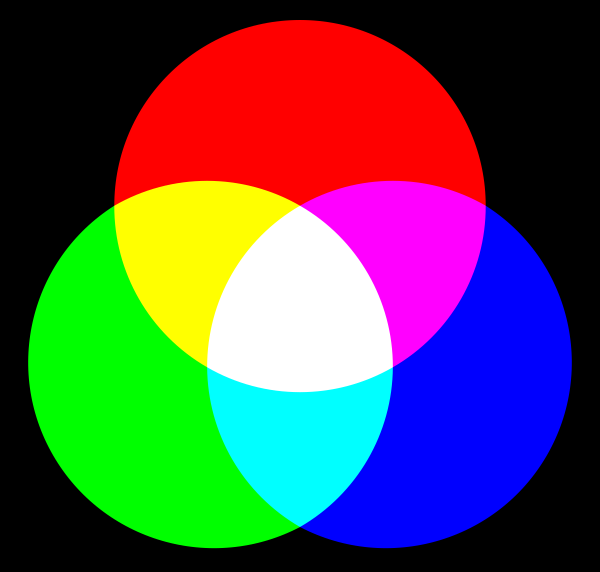
#> input picture Tutorial2D/RGB.png, 1200 x 1143 px (shown at 1/2 size)
$ python 8_Detectar_Contornos.py
#> lines starting #> are read from the running program, lines starting #| are printed output that depends on the picture; after the words box and inside, x2 and y2 are one past the last pixel; in counts of white or black regions, pixels touching at a corner belong together
# Librerías
import cv2
import numpy as np


## PRIMERO


umbB_abajo = np.array([100,100,20],np.uint8)
umbB_arriba = np.array([125,255,255],np.uint8)

bgr = cv2.imread("RGB.png")
#> bgr is the input picture: shape (1143, 1200, 3); mean B, G, R 78.4, 78.4, 80.8

# Aplicamos las máscaras en HSV (solo queremos lo azul)
hsv=cv2.cvtColor(bgr,cv2.COLOR_BGR2HSV)
#> hsv: shape (1143, 1200, 3); mean H, S, V 38, 143.1, 160.9
maskB=cv2.inRange(hsv,umbB_abajo,umbB_arriba)   # Da un 1 en los pixeles que el se encuentren entre los umbrales
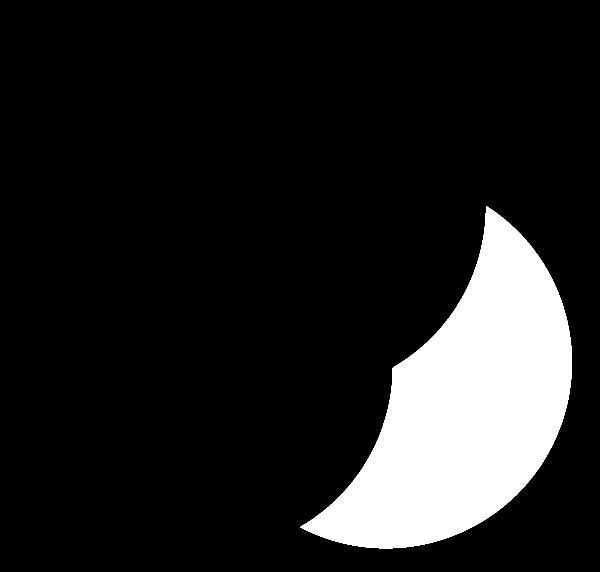
#> maskB: shape (1143, 1200) (shown at 1/2 size); 13.1% white; 1 white region

# Obtenemos los contornos de la mascara
contornos,_ = cv2.findContours(maskB, cv2.RETR_EXTERNAL,cv2.CHAIN_APPROX_SIMPLE)
#> contornos = 1 contour; box (x1, y1, x2, y2) and area: (600, 412, 1144, 1097) 179453
cv2.drawContours(bgr,contornos, -1 ,(255,255,255), 3)   # Se dibujan todos (-1) los contornos en la imagen (bgr) de color blanco (255*3 y de 3 de grosor
#> bgr: shape (1143, 1200, 3); 0.62% of pixels changed, all inside (x1, y1, x2, y2) = (598, 410, 1146, 1099)

# Mostrar imagenes
cv2.imshow("Contorno", bgr)
cv2.imshow("MascaraRed",maskB)

cv2.waitKey(0)
cv2.destroyAllWindows()


## SEGUNDO


im = cv2.imread("RGB.png")

im_gray = cv2.cvtColor(im, cv2.COLOR_BGR2GRAY)
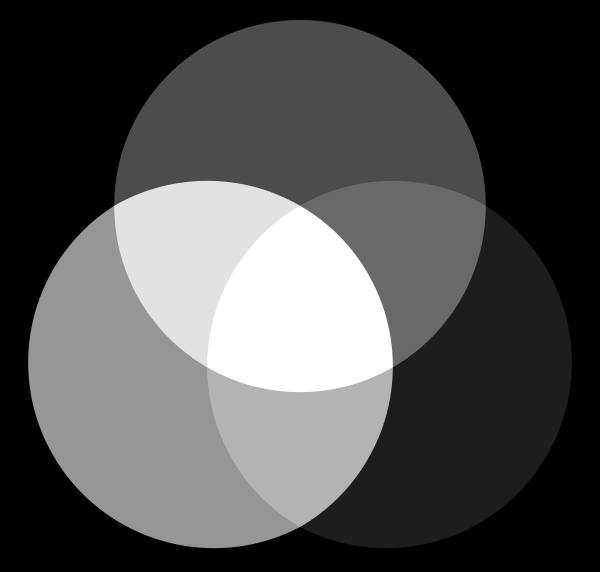
#> im_gray: shape (1143, 1200) (shown at 1/2 size); min 0, max 255, mean 79.1

im_canny = cv2.Canny(im_gray, 0, 100)   # Da una imagen binarizada en la que solo se encuentran bordes.
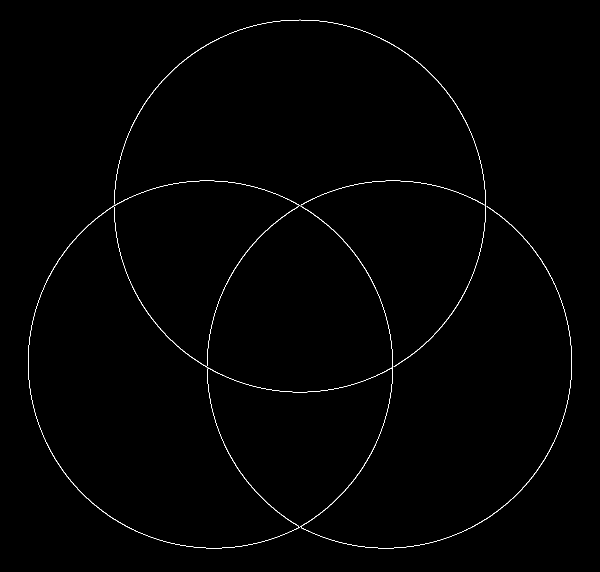
#> im_canny: shape (1143, 1200) (shown at 1/2 size); 0.58% white in thin lines or dots, all inside (x1, y1, x2, y2) = (56, 39, 1144, 1097)

contornos,_ = cv2.findContours(im_canny, cv2.RETR_EXTERNAL,cv2.CHAIN_APPROX_SIMPLE) # Obtiene los contornos de la imagen binarizada
#> contornos = 4 contours; box (x1, y1, x2, y2) and area: (56, 361, 787, 1097) 421808, (228, 39, 972, 734) 417, (602, 413, 1144, 1097) 263, (602, 361, 969, 411) 25

cv2.drawContours(im, contornos, -1 ,(255,255,255), 3)
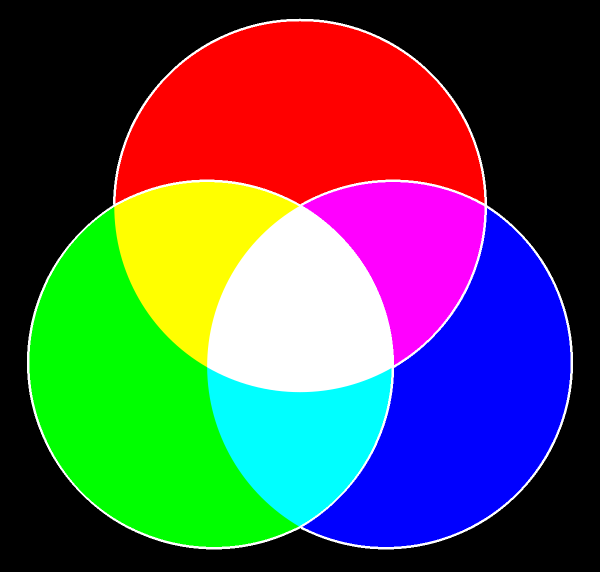
#> im: shape (1143, 1200, 3) (shown at 1/2 size); 1.78% of pixels changed, all inside (x1, y1, x2, y2) = (54, 37, 1146, 1099)

cv2.imshow("Canny", im_canny)
cv2.imshow("Contorno", im)

cv2.waitKey(0)
cv2.destroyAllWindows()


## TERCERO


cap = cv2.VideoCapture(0)

while True:
    ret, frame = cap.read()
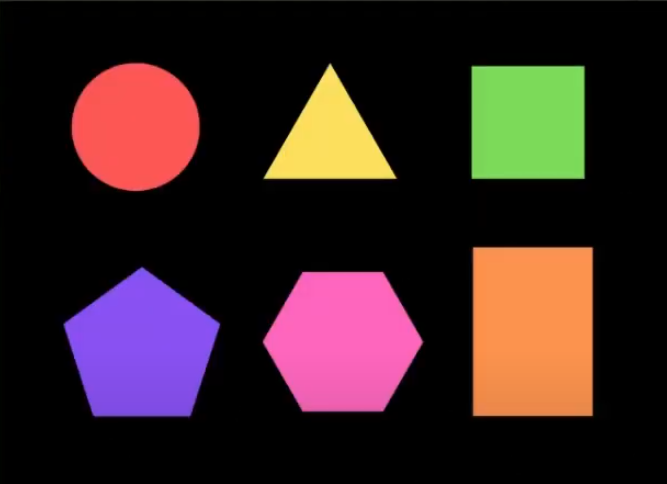
#> input picture Tutorial2D/Figuras.png, 667 x 484 px, given in place of the camera
#> frame is the input picture: shape (484, 667, 3); mean B, G, R 35.9, 35.9, 56.6

    if not ret:
        print("Error de Lectura")
        break

    # Aplicamos las máscaras en HSV (solo queremos lo azul)
    frame_hsv=cv2.cvtColor(frame,cv2.COLOR_BGR2HSV)
#> frame_hsv: shape (484, 667, 3); mean H, S, V 24.6, 64.2, 65.5
    frame_maskB=cv2.inRange(frame_hsv,umbB_abajo,umbB_arriba)   # Da un 1 en los pixeles que el se encuentren entre los umbra[les
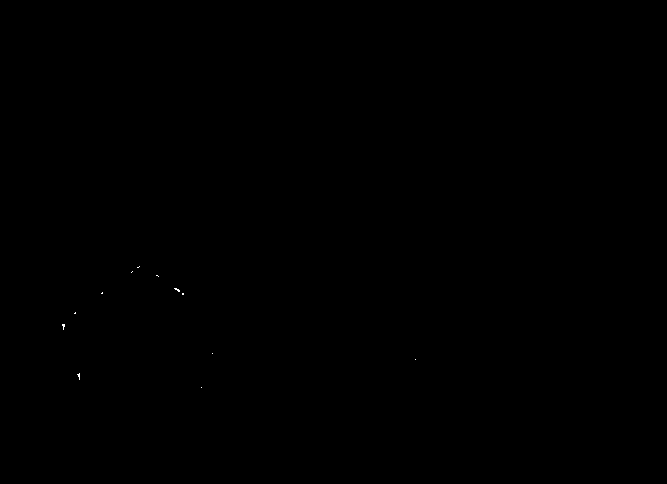
#> frame_maskB: shape (484, 667); 0.02% white in thin lines or dots, all inside (x1, y1, x2, y2) = (62, 266, 416, 388)

    contornos,_ = cv2.findContours(frame_maskB, cv2.RETR_EXTERNAL,cv2.CHAIN_APPROX_SIMPLE)
#> contornos = 12 contours, all with area under 20

    for c in contornos:
        area = cv2.contourArea(c)
        if area > 6000:
            M = cv2.moments(c)

            if (M["m00"]==0): M["m00"] = 1      # Para no dividir entre 0
            x = int(M["m10"]/M["m00"])          # Coordenada X del centro del contorno.
            y = int(M["m01"]/M["m00"])          # Coordenada Y del centro del contorno

            cv2.putText(frame,'{},{}'.format(x,y),(x+10,y), cv2.FONT_HERSHEY_SIMPLEX, 0.75, (0, 255, 255), 2)

            nuevo_c = cv2.convexHull(c)         # Crea en cerco convexo de un contorno.
            cv2.drawContours(frame, [nuevo_c], 0 ,(255,255,255), 3)   # Dibuja solo los contornos que tengan un área mayor a 6000
#> this loop made 12 passes
#> (c, area) on passes 1, 3, 4, 6, 7, 8, 10, 11, 12: ([[201, 387]], 0), ([[415, 359]], 0), ([[212, 353]], 0), ([[75, 312], [74, 313], [75, 313]], 0.5), ([[182, 293], [182, 294], [183, 294], [183, 293]], 1), ([[102, 292], [101, 293], [102, 293]], 0.5), ([[156, 275], [157, 275], [158, 276], [157, 275]], 0), ([[132, 271], [131, 272]], 0), ([[139, 266], [138, 267], [137, 267], [138, 267]], 0)
#> area on passes 2, 5, 9: 3.5, 4, 5.5

    cv2.imshow("Camara", frame)

    if cv2.waitKey(1) == ord("q"):
#> (key q is pressed here)
        break


cap.release()
cv2.destroyAllWindows()


## CUARTO


cap = cv2.VideoCapture(0)

if not cap.isOpened():
    print("NO SE ABRIÓ LA CÁMARA")
    exit()

i = 0

while True:
    ret, frame = cap.read()
    if not ret:
        print("Error de Lectura")
        break

    frame_gray = cv2.cvtColor(frame, cv2.COLOR_BGR2GRAY)
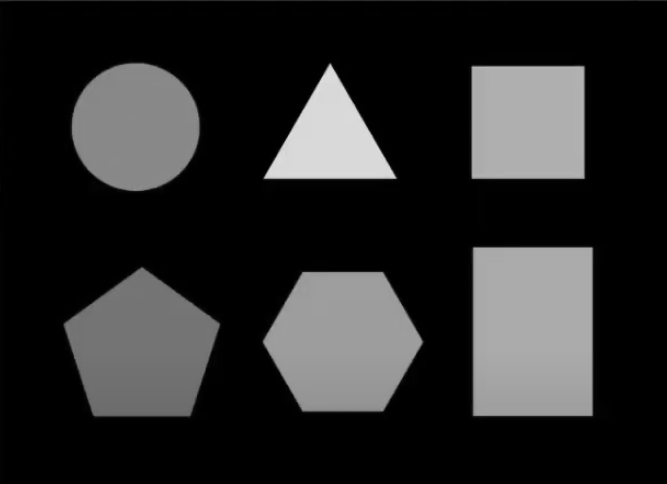
#> frame_gray: shape (484, 667); min 0, max 225, mean 42.1
    if i == 20:
        inicio = frame_gray

    if i > 20:
        dif = cv2.absdiff(frame_gray, inicio)           # Obtengo la imagen inicial y la comparo continuaente con las nuevas
        _,binarizada=cv2.threshold(dif,10,255,cv2.THRESH_BINARY)
        binarizada = cv2.medianBlur(binarizada,13)

        contornos,_ = cv2.findContours(binarizada, cv2.RETR_EXTERNAL,cv2.CHAIN_APPROX_SIMPLE)

        for c in contornos:
            area = cv2.contourArea(c)
            if area > 6000:
                cv2.drawContours(frame_gray, [c], 0 ,(255,255,255), 3)

                cv2.imshow("Camara", np.hstack([dif,binarizada,frame_gray]))


    if cv2.waitKey(1) == ord("q"):
#> (key q is pressed here)
        break

    i = i+1

cap.release()
cv2.destroyAllWindows()
